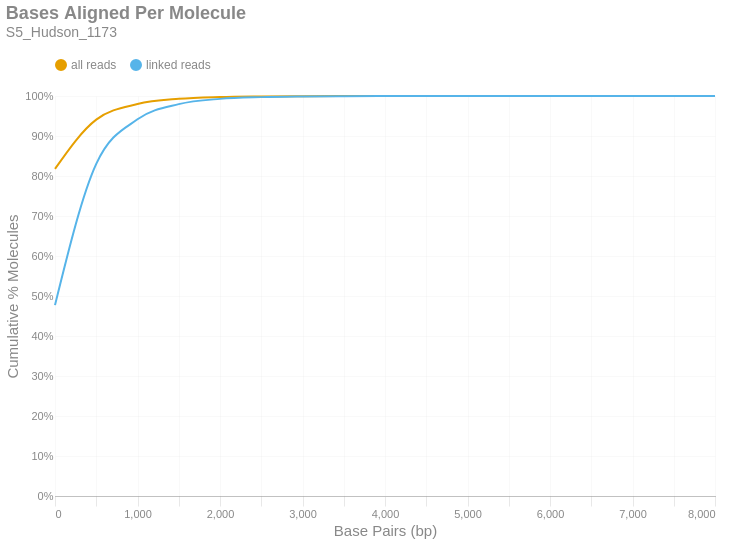

Source (notebook cell):
### Markdown cell above
### Bases Aligned Per Molecule
This is a cumulative frequency distribution showing the number of base pairs aligned per unique molecule. These data are shown in 500 bp bins. There are two distributions: one with `all reads` (yellow) and another with only `linked reads` (blue). The percent of molecules in the `linked reads` distribution is relative to the total number of linked molecules.

### Code cell
if SKIPLR:
    print_html(f"Skipped")
else:
    binned_df = consolidated_hist(valids['aligned_bp'], mask, 500, True)
    with SafeRender(binned_df):
        (
            density_plot(binned_df, 'Bases Aligned Per Molecule', samplename, 'basesper')
            .encode(
                x=alt.X('bin:Q', title="Base Pairs (bp)").axis(tickMinStep=500).scale(padding=0),
                y=alt.Y('value:Q', title='Cumulative % Molecules')
                    .axis(format='%')
                    .scale(domain = [0,1])
                    .stack(False),
                color=alt.Color("key:N").scale(domain = ["all reads", "linked reads"]),
                tooltip = [
                    alt.Tooltip("key:N", title = "Data Type"),
                    alt.Tooltip("range_label:N", title="Bases Aligned Per Molecule"),
                    alt.Tooltip("value:Q", format = ".2%", title="% Molecules (Cum.)")
                ]
            )
        ).display()

### Figure 1 — Vega-Lite specification as saved in the notebook (floating-point values rounded to 4 significant figures)
{"width": "container", "height": 400, "config": {"title": {"anchor": "start", "dy": -15, "fontSize": 18, "color": "#888888", "subtitleColor": "#888888", "subtitleFontSize": 14}, "arc": {"fill": "#0072B2"}, "axis": {"domainColor": "#888888", "domainWidth": 0.5, "gridWidth": 0.2, "grid": false, "titleFontWeight": 400, "titleFontSize": 15, "labelFontSize": 11, "labelColor": "#888888", "tickColor": "#888888", "tickWidth": 0.2, "titleColor": "#888888"}, "axisBand": {"grid": false}, "axisX": {"grid": true, "tickSize": 10, "domainCap": "round"}, "axisY": {"domain": false, "grid": true, "tickSize": 0, "domainCap": "round"}, "background": "transparent", "header": {"labelFontSize": 15, "labelColor": "#888888", "titleFontSize": 15, "titleFontWeight": 600, "titleColor": "#888888"}, "legend": {"labelFont": "sans-serif", "labelFontSize": 12, "labelColor": "#888888", "symbolSize": 100, "symbolType": "circle", "titleFontSize": 12, "titlePadding": 10, "titleColor": "#888888", "title": null, "orient": "top"}, "range": {"category": ["#E69F00", "#56B4E9", "#009E73", "#F0E442", "#0072B2", "#D55E00", "#CC79A7", "#000000"], "diverging": ["#cfe8f3", "#a2d4ec", "#73bfe2", "#46abdb", "#1696d2", "#12719e"]}, "area": {"fill": "#0072B2", "fillOpacity": 0.7, "line": true, "strokeOpacity": 0.7}, "line": {"color": "#0072B2", "stroke": "#0072B2", "strokeWidth": 2}, "trail": {"color": "#0072B2", "stroke": "#0072B2", "strokeWidth": 0, "size": 1}, "point": {"filled": true, "fillOpacity": 1.0, "size": 95}, "text": {"color": "#888888", "fontSize": 11, "align": "right", "fontWeight": 400, "size": 11}, "bar": {"fill": "#0072B2", "stroke": null}, "view": {"stroke": null, "continuousWidth": 660, "continuousHeight": 400}}, "data": {"name": "data-09cef6c5864a98c3c648b3101e19de19"}, "mark": {"type": "line", "interpolate": "monotone", "point": {"opacity": 0, "size": 275}}, "encoding": {"color": {"field": "key", "scale": {"domain": ["all reads", "linked reads"]}, "type": "nominal"}, "tooltip": [{"field": "key", "title": "Data Type", "type": "nominal"}, {"field": "range_label", "title": "Bases Aligned Per Molecule", "type": "nominal"}, {"field": "value", "format": ".2%", "title": "% Molecules (Cum.)", "type": "quantitative"}], "x": {"axis": {"tickMinStep": 500}, "field": "bin", "scale": {"padding": 0}, "title": "Base Pairs (bp)", "type": "quantitative"}, "y": {"axis": {"format": "%"}, "field": "value", "scale": {"domain": [0, 1]}, "stack": false, "title": "Cumulative % Molecules", "type": "quantitative"}}, "params": [{"name": "param_c36ac31b6afebe62", "select": {"type": "point", "fields": ["key"]}, "bind": "legend"}], "title": {"text": "Bases Aligned Per Molecule", "subtitle": "S5_Hudson_1173"}, "transform": [{"fold": ["all reads (cumsum)", "linked reads (cumsum)"]}, {"calculate": "replace(datum.key, ' (cumsum)', '')", "as": "key"}, {"filter": {"param": "param_c36ac31b6afebe62"}}], "usermeta": {"embedOptions": {"downloadFileName": "S5_Hudson_1173.basesper"}}, "$schema": "https://vega.github.io/schema/vega-lite/v6.1.0.json", "datasets": {"data-09cef6c5864a98c3c648b3101e19de19": [{"bin": "0.0", "interval": "0.0-500.0", "all reads": 0.8179, "linked reads": 0.4772, "all reads (cumsum)": 0.8179, "linked reads (cumsum)": 0.4772, "range_label": "0-499"}, {"bin": "500.0", "interval": "500.0-1000.0", "all reads": 0.1232, "linked reads": 0.353, "all reads (cumsum)": 0.9411, "linked reads (cumsum)": 0.8302, "range_label": "500-999"}, {"bin": "1000.0", "interval": "1000.0-1500.0", "all reads": 0.03875, "linked reads": 0.1116, "all reads (cumsum)": 0.9798, "linked reads (cumsum)": 0.9418, "range_label": "1000-1499"}, {"bin": "1500.0", "interval": "1500.0-2000.0", "all reads": 0.01316, "linked reads": 0.03792, "all reads (cumsum)": 0.993, "linked reads (cumsum)": 0.9797, "range_label": "1500-1999"}, {"bin": "2000.0", "interval": "2000.0-2500.0", "all reads": 0.004551, "linked reads": 0.01312, "all reads (cumsum)": 0.9975, "linked reads (cumsum)": 0.9928, "range_label": "2000-2499"}, {"bin": "2500.0", "interval": "2500.0-3000.0", "all reads": 0.001515, "linked reads": 0.004366, "all reads (cumsum)": 0.999, "linked reads (cumsum)": 0.9972, "range_label": "2500-2999"}, {"bin": "3000.0", "interval": "3000.0-3500.0", "all reads": 0.0005831, "linked reads": 0.001681, "all reads (cumsum)": 0.9996, "linked reads (cumsum)": 0.9989, "range_label": "3000-3499"}, {"bin": "3500.0", "interval": "3500.0-4000.0", "all reads": 0.0002327, "linked reads": 0.0006705, "all reads (cumsum)": 0.9998, "linked reads (cumsum)": 0.9995, "range_label": "3500-3999"}, {"bin": "4000.0", "interval": "4000.0-4500.0", "all reads": 9.074e-05, "linked reads": 0.0002615, "all reads (cumsum)": 0.9999, "linked reads (cumsum)": 0.9998, "range_label": "4000-4499"}, {"bin": "4500.0", "interval": "4500.0-5000.0", "all reads": 3.935e-05, "linked reads": 0.0001134, "all reads (cumsum)": 1.0, "linked reads (cumsum)": 0.9999, "range_label": "4500-4999"}, {"bin": "5000.0", "interval": "5000.0-5500.0", "all reads": 1.613e-05, "linked reads": 4.648e-05, "all reads (cumsum)": 1.0, "linked reads (cumsum)": 1.0, "range_label": "5000-5499"}, {"bin": "5500.0", "interval": "5500.0-6000.0", "all reads": 7.526e-06, "linked reads": 2.169e-05, "all reads (cumsum)": 1.0, "linked reads (cumsum)": 1.0, "range_label": "5500-5999"}, {"bin": "6000.0", "interval": "6000.0-6500.0", "all reads": 4.73e-06, "linked reads": 1.363e-05, "all reads (cumsum)": 1.0, "linked reads (cumsum)": 1.0, "range_label": "6000-6499"}, {"bin": "6500.0", "interval": "6500.0-7000.0", "all reads": 6.451e-07, "linked reads": 1.859e-06, "all reads (cumsum)": 1.0, "linked reads (cumsum)": 1.0, "range_label": "6500-6999"}, {"bin": "7000.0", "interval": "7000.0-7500.0", "all reads": 8.601e-07, "linked reads": 2.479e-06, "all reads (cumsum)": 1.0, "linked reads (cumsum)": 1.0, "range_label": "7000-7499"}, {"bin": "7500.0", "interval": "7500.0-8000.0", "all reads": 2.15e-07, "linked reads": 6.197e-07, "all reads (cumsum)": 1.0, "linked reads (cumsum)": 1.0, "range_label": "7500-7999"}, {"bin": "8000.0", "interval": "8000.0-8500.0", "all reads": 2.15e-07, "linked reads": 6.197e-07, "all reads (cumsum)": 1.0, "linked reads (cumsum)": 1.0, "range_label": "8000-8499"}]}}
